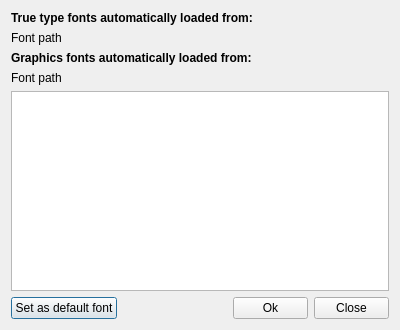
<?xml version="1.0" encoding="UTF-8"?>
<ui version="4.0">
 <class>FontManagerDialog</class>
 <widget class="QDialog" name="FontManagerDialog">
  <property name="windowModality">
   <enum>Qt::NonModal</enum>
  </property>
  <property name="geometry">
   <rect>
    <x>0</x>
    <y>0</y>
    <width>400</width>
    <height>330</height>
   </rect>
  </property>
  <property name="minimumSize">
   <size>
    <width>400</width>
    <height>330</height>
   </size>
  </property>
  <property name="maximumSize">
   <size>
    <width>400</width>
    <height>330</height>
   </size>
  </property>
  <property name="windowTitle">
   <string>Fonts</string>
  </property>
  <property name="modal">
   <bool>true</bool>
  </property>
  <layout class="QGridLayout" name="gridLayout">
   <item row="0" column="0" colspan="4">
    <widget class="QLabel" name="trueTypeFontPathLabel">
     <property name="maximumSize">
      <size>
       <width>376</width>
       <height>16777215</height>
      </size>
     </property>
     <property name="styleSheet">
      <string notr="true">font-weight: bold;</string>
     </property>
     <property name="text">
      <string>True type fonts automatically loaded from:</string>
     </property>
    </widget>
   </item>
   <item row="1" column="0" colspan="4">
    <widget class="QLabel" name="trueTypeFontPath">
     <property name="minimumSize">
      <size>
       <width>376</width>
       <height>0</height>
      </size>
     </property>
     <property name="maximumSize">
      <size>
       <width>376</width>
       <height>16777215</height>
      </size>
     </property>
     <property name="text">
      <string>Font path</string>
     </property>
    </widget>
   </item>
   <item row="2" column="0" colspan="3">
    <widget class="QLabel" name="graphicsFontPathLabel">
     <property name="maximumSize">
      <size>
       <width>376</width>
       <height>16777215</height>
      </size>
     </property>
     <property name="styleSheet">
      <string notr="true">font-weight: bold</string>
     </property>
     <property name="text">
      <string>Graphics fonts automatically loaded from:</string>
     </property>
    </widget>
   </item>
   <item row="3" column="0" colspan="4">
    <widget class="QLabel" name="graphicsFontPath">
     <property name="minimumSize">
      <size>
       <width>376</width>
       <height>0</height>
      </size>
     </property>
     <property name="maximumSize">
      <size>
       <width>376</width>
       <height>16777215</height>
      </size>
     </property>
     <property name="text">
      <string>Font path</string>
     </property>
    </widget>
   </item>
   <item row="4" column="0" colspan="4">
    <widget class="QTableView" name="fontsTableView"/>
   </item>
   <item row="5" column="0">
    <widget class="QPushButton" name="setDefaultButton">
     <property name="text">
      <string>Set as default font</string>
     </property>
    </widget>
   </item>
   <item row="5" column="1">
    <spacer name="horizontalSpacer">
     <property name="orientation">
      <enum>Qt::Horizontal</enum>
     </property>
     <property name="sizeHint" stdset="0">
      <size>
       <width>40</width>
       <height>20</height>
      </size>
     </property>
    </spacer>
   </item>
   <item row="5" column="2">
    <widget class="QPushButton" name="okButton">
     <property name="minimumSize">
      <size>
       <width>75</width>
       <height>0</height>
      </size>
     </property>
     <property name="maximumSize">
      <size>
       <width>75</width>
       <height>16777215</height>
      </size>
     </property>
     <property name="text">
      <string>Ok</string>
     </property>
    </widget>
   </item>
   <item row="5" column="3">
    <widget class="QPushButton" name="closeButton">
     <property name="minimumSize">
      <size>
       <width>75</width>
       <height>0</height>
      </size>
     </property>
     <property name="maximumSize">
      <size>
       <width>75</width>
       <height>16777215</height>
      </size>
     </property>
     <property name="text">
      <string>Close</string>
     </property>
    </widget>
   </item>
  </layout>
 </widget>
 <resources/>
 <connections/>
</ui>
